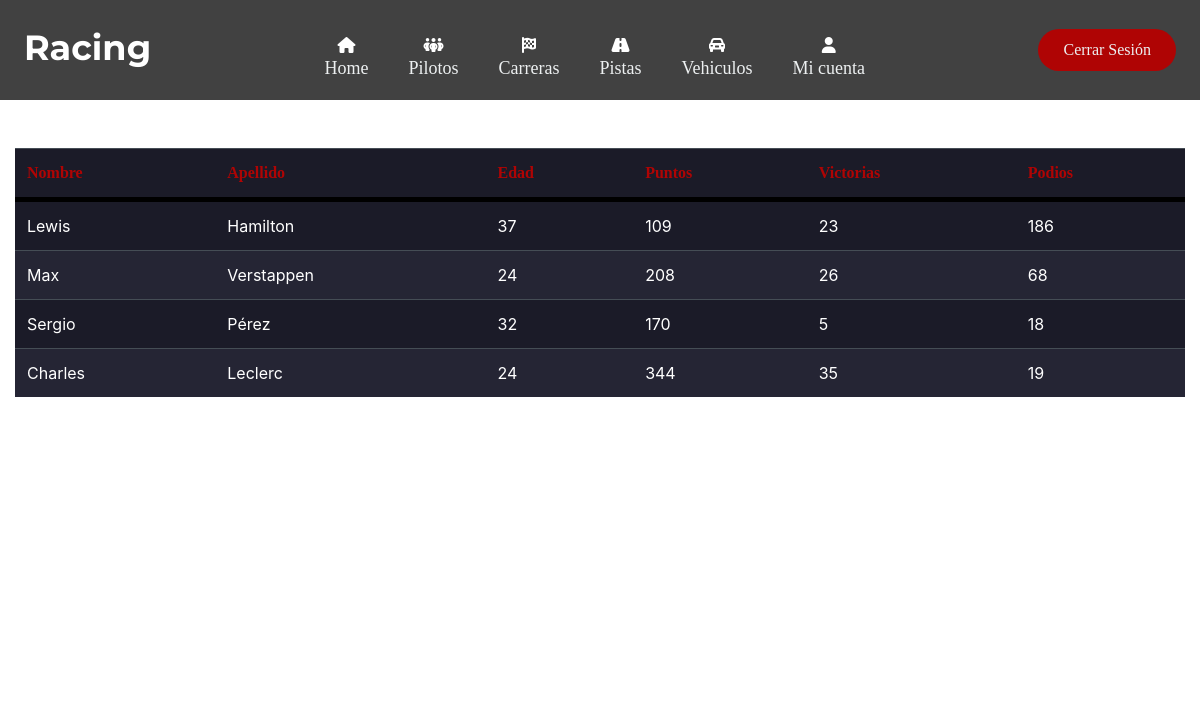
The page /Application/view/Pilotos.php on the database its author committed.
### tables this page shows
create table Piloto(
	pilotoID int auto_increment NOT NULL,
    usuarioID int NOT NULL,  
    puntos int,
    victorias int,
    podios int,
      
    primary key (pilotoID),
    foreign key (usuarioID) references Usuario(usuarioID)
);

create table Usuario (
	usuarioID int auto_increment NOT NULL,
    correo varchar(25) NOT NULL,
    contrasena varchar(25) NOT NULL,
    nombre varchar(25) NOT NULL,
    apellido varchar(25) NOT NULL,
    edad int NOT NULL,
    rolID int NOT NULL,
    
    primary key (usuarioID),
    foreign key (rolID) references Rol(rolID)
);

### Application/Model/UsuariosModel.php (called while the page is built, shortened)
<?php
function ConsultarPilotosModel()
{
    $instancia = AbrirBaseDatos();
    $listaCodigos = $instancia->query("CALL ConsultarPilotos();");
    return $listaCodigos;
}

### Application/Controller/UsuariosController.php (the view, shortened to what this page needs)
<?php
include "../Model/UsuariosModel.php";
    function ConsultarPilotos()
    {
        $listaPilotos = ConsultarPilotosModel();
        while($item = mysqli_fetch_array($listaPilotos))
        {
            echo "<tr>";
            echo "<td>" . $item["nombre"] . "</td>";
            echo "<td>" . $item["apellido"] . "</td>";
            echo "<td>" . $item["edad"] . "</td>";
            echo "<td>" . $item["puntos"] . "</td>";
            echo "<td>" . $item["victorias"] . "</td>";
            echo "<td>" . $item["podios"] . "</td>";
            echo "</tr>";
        }
    }
?>

### Application/view/Pilotos.php (shortened to what this page needs)
<?php include "componentes.php"; ?>
<?php include "../Controller/UsuariosController.php"; ?>
<!DOCTYPE html>
<html lang="en">
<head>
    <link href="../vendor/bootstrap/css/bootstrap.min.css" rel="stylesheet">
    <link href="../css/styles.css" rel="stylesheet">
    <link href="../css/tablas.css" rel="stylesheet">
    <link rel="stylesheet" href="https://use.fontawesome.com/releases/v5.15.4/css/all.css" />
</head>
<body>
    <?php MostrarHeader(); ?>
    <br>
    <br>
    <div id="page-content-wrapper">
        <div class="container-fluid">
            <table id="tUsuarios" class="table table-dark">
                <thead>
                    <tr>
                        <th scope="col">Nombre</th>
                        <th scope="col">Apellido</th>
                        <th scope="col">Edad</th>
                        <th scope="col">Puntos</th>
                        <th scope="col">Victorias</th>
                        <th scope="col">Podios</th>
                    </tr>
                </thead>
                <tbody>
                    <?php ConsultarPilotos(); ?>
                </tbody>
            </table>
        </div>
    </div>
</body>
</html>

### Application/view/componentes.php (shortened to what this page needs)
<?php
function MostrarHeader()
{
    echo '
    <header>
        <a class="logo" href="inicio.php"><label class="logox">Racing</label></a>
        <nav>
            <ul class="nav__links">';
    echo '
                <li class="fa-solid fa-house">
                    <a href="inicio.php">
                        <div class="menu-items">
                            Home
                        </div>
                    </a>
                </li>';
    echo '
                    <li class="fa-solid fa-people-group">
                        <a href="Pilotos.php">
                            <div class="menu-items">
                                Pilotos
                            </div>
                        </a>
                    </li>';
    echo '
                    <li class="fa-solid fa-flag-checkered">
                        <a href="Carreras.php">
                            <div class="menu-items">
                                Carreras
                            </div>
                        </a>
                    </li>';
    echo '
                    <li class="fa-solid fa-road">
                        <a href="Pistas.php">
                            <div class="menu-items">
                                Pistas
                            </div>
                        </a>
                    </li>';
    echo '
                    <li class="fa-solid fa-car-rear">
                        <a href="Vehiculos.php">
                            <div class="menu-items">
                                Vehiculos
                            </div>
                        </a>
                    </li>';
    echo '
                <li class="fa-solid fa-user">
                    <a href="Cuenta.php">
                        <div class="menu-items">
                            Mi cuenta
                        </div>
                    </a>
                </li>';
    echo '  </ul>
        </nav>
        <a class="cta" href="login.php">Cerrar Sesión</a>
        <p class="menu cta">Menu</p>
    </header>';
    echo '
        <div class="overlay">
            <a class="close">&times;</a>
            <div class="overlay__content">
                <a href="inicio.php">Home</a>
                <a href="Usuarios.php">Usuarios</a>
                <a href="Pilotos.php">Pilotos</a>
                <a href="Carreras.php">Carreras</a>
                <a href="Pistas.php">Pistas</a>
                <a href="Vehiculos.php">Vehiculos</a>
                <a href="Cuenta.php">Mi cuenta</a>
            </div>
        </div>
  ';
}

### Application/css/styles.css (style rules this page uses)
* { box-sizing: border-box; margin: 0; padding: 0; }
body { background-image: url(../img/carretera.jpg); background-repeat: no-repeat; background-size: cover; background-attachment: fixed; background-position: center; }
header { display: flex; justify-content: space-between; align-items: center; padding: 30px 2%; background-color: #414141; height: 100px; padding-bottom: 0; }
.logo { color: white; font-size: 35px; line-height: 80px; font-weight: bold; font-family: montserrat !important; }
label.logox { color: white; font-size: 35px; line-height: 80px; font-weight: bold; margin-bottom: 35px; }
.nav__links a, .cta, .overlay__content a { font-family: 'SF display' !important; font-weight: 500; color: #edf0f1; text-decoration: none; }
.nav__links { list-style: none; display: flex; }
.nav__links li { padding: 0px 20px; }
.nav__links li a { transition: color 0.3s ease 0s; }
.cta { padding: 9px 25px; background-color: #AF0404; border: none; border-radius: 50px; cursor: pointer; transition: background-color 0.3s ease 0s; text-decoration: none; margin-bottom: 30px }
.overlay { height: 100%; width: 0; position: fixed; z-index: 1; left: 0; top: 0; background-color: #24252a; overflow-x: hidden; transition: width 0.5s ease 0s; }
.overlay__content { display: flex; height: 100%; flex-direction: column; align-items: center; justify-content: center; }
.overlay a { padding: 15px; font-size: 36px; display: block; transition: color 0.3s ease 0s; }
.menu-items { font-size: large; padding-top: 5px; font-family: 'SF display' !important; text-align:center; align-items: center; justify-content: center; }
.fa-house { color:white; text-align:center; align-items: center; justify-content: center; }
.fa-people-group { color:white; text-align:center; align-items: center; justify-content: center; }
.fa-flag-checkered { color:white; text-align:center; align-items: center; justify-content: center; }
.fa-road { color:white; text-align:center; align-items: center; justify-content: center; }
.fa-car-rear { color:white; text-align:center; align-items: center; justify-content: center; }
.fa-user { color:white; text-align:center; align-items: center; justify-content: center; }

### Application/css/tablas.css (style rules this page uses)
tr:nth-child(even) { background-color:#252534; }
tr:nth-child(odd) { background-color:#1B1B28; }
thead { background-color:#252534; border-bottom: solid 5px black; color: #AF0404; font-family: SF display; }

### rows shown on the page
piloto: usuarioID.nombre "Lewis", usuarioID.apellido "Hamilton", usuarioID.edad "37", puntos "109", victorias "23", podios "186"
piloto: usuarioID.nombre "Max", usuarioID.apellido "Verstappen", usuarioID.edad "24", puntos "208", victorias "26", podios "68"
piloto: usuarioID.nombre "Sergio", usuarioID.apellido "Pérez", usuarioID.edad "32", puntos "170", victorias "5", podios "18"
piloto: usuarioID.nombre "Charles", usuarioID.apellido "Leclerc", usuarioID.edad "24", puntos "344", victorias "35", podios "19"
